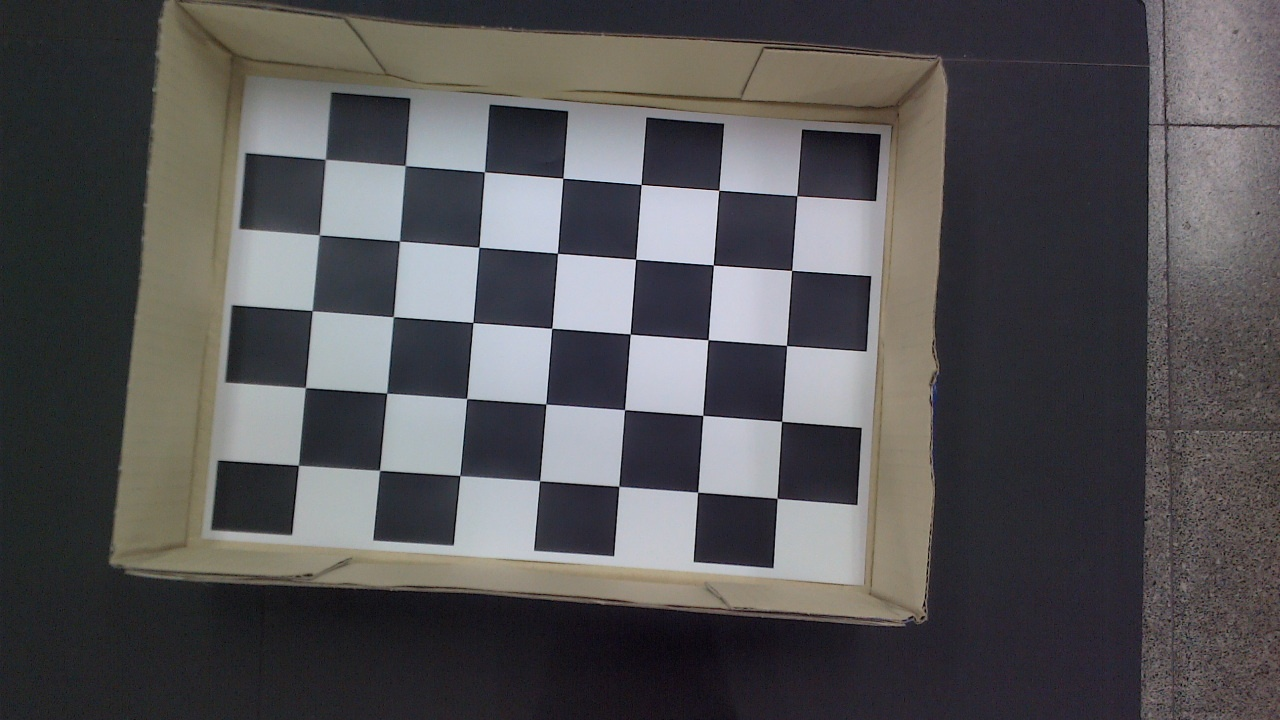
#> input picture calib/1.jpg, 1280 x 720 px; its folder holds only this picture in this run
$ python calib.py
#> lines starting #> are read from the running program, lines starting #| are printed output that depends on the picture; after the words box and inside, x2 and y2 are one past the last pixel; in counts of white or black regions, pixels touching at a corner belong together
import numpy as np
import cv2 as cv
import glob
# termination criteria
criteria = (cv.TERM_CRITERIA_EPS + cv.TERM_CRITERIA_MAX_ITER, 30, 0.001)
# prepare object points, like (0,0,0), (1,0,0), (2,0,0) ....,(6,5,0)
objp = np.zeros((5*7,3), np.float32)
objp[:,:2] = np.mgrid[0:7,0:5].T.reshape(-1,2)
# Arrays to store object points and image points from all the images.
objpoints = [] # 3d point in real world space
imgpoints = [] # 2d points in image plane.
images = glob.glob('*.jpg')
for fname in images:
    img = cv.imread(fname)
#> img is the input picture: shape (720, 1280, 3); mean B, G, R 84.8, 83.1, 84.6
    gray = cv.cvtColor(img, cv.COLOR_BGR2GRAY)
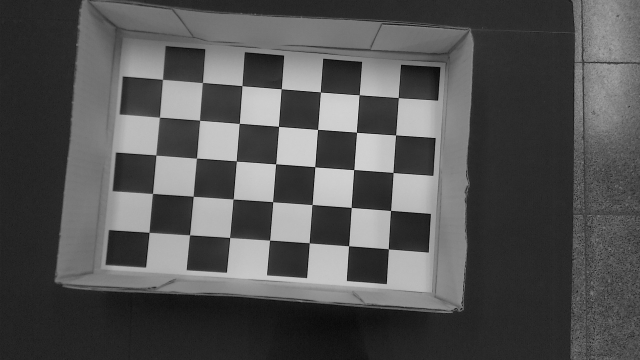
#> gray: shape (720, 1280) (shown at 1/2 size); min 0, max 228, mean 83.7
    # Find the chess board corners
    ret, corners = cv.findChessboardCorners(gray, (7,5), None)
#> ret = True; corners = 35 rows, first 8: [324.4, 159.5], [404.8, 164.9], [484.1, 172.4], [562.9, 178.2], [641.2, 184.5], [718.9, 190.3], [796.7, 195.9], [320.5, 235.3]
    # If found, add object points, image points (after refining them)
    if ret == True:
        objpoints.append(objp)
        corners2 = cv.cornerSubPix(gray,corners, (11,11), (-1,-1), criteria)
#> corners2 = 35 rows, first 8: [325.4, 159.3], [405.1, 165.5], [484.5, 171.8], [562.8, 178.2], [641.2, 184.5], [718.7, 190.2], [796.8, 195.6], [319.3, 234.9]
        imgpoints.append(corners)
        # Draw and display the corners
        cv.drawChessboardCorners(img, (7,5), corners2, ret)
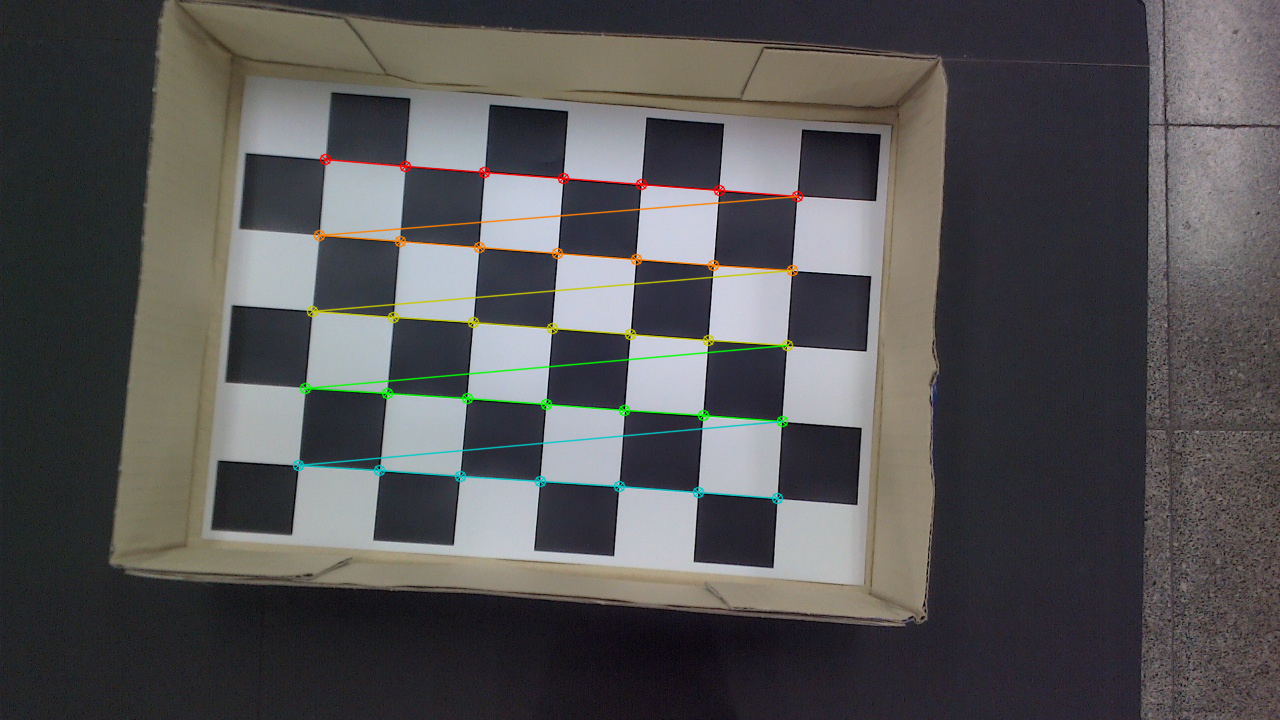
#> img: shape (720, 1280, 3); 1.71% of pixels changed, all inside (x1, y1, x2, y2) = (292, 153, 804, 505)
        cv.imshow('img', img)
        cv.waitKey(500)
cv.destroyAllWindows()

ret, mtx, dist, rvecs, tvecs = cv.calibrateCamera(objpoints, imgpoints, gray.shape[::-1], None, None)
#> ret = 0.185; mtx = [[3944.5, 0, 665.5], [0, 3843.6, 327.1], [0, 0, 1]]; dist = [[2.89, -72.66, 0.00949, 0.017, -2214.4]]; rvecs = ([-0.16, -0.0431, 0.0727],); tvecs = ([-4.3, -2.18, 50.54],)
for fname in images:
    img = cv.imread(fname)
    gray = cv.cvtColor(img, cv.COLOR_BGR2GRAY)
    h,  w = img.shape[:2]
    newcameramtx, roi = cv.getOptimalNewCameraMatrix(mtx, dist, (w,h), 1, (w,h))
#> newcameramtx = [[2230.7, 0, 878.2], [0, 2882.1, 416.4], [0, 0, 1]]; roi = (502, 176, 722, 527)
    dst = cv.undistort(img, mtx, dist, None, newcameramtx)
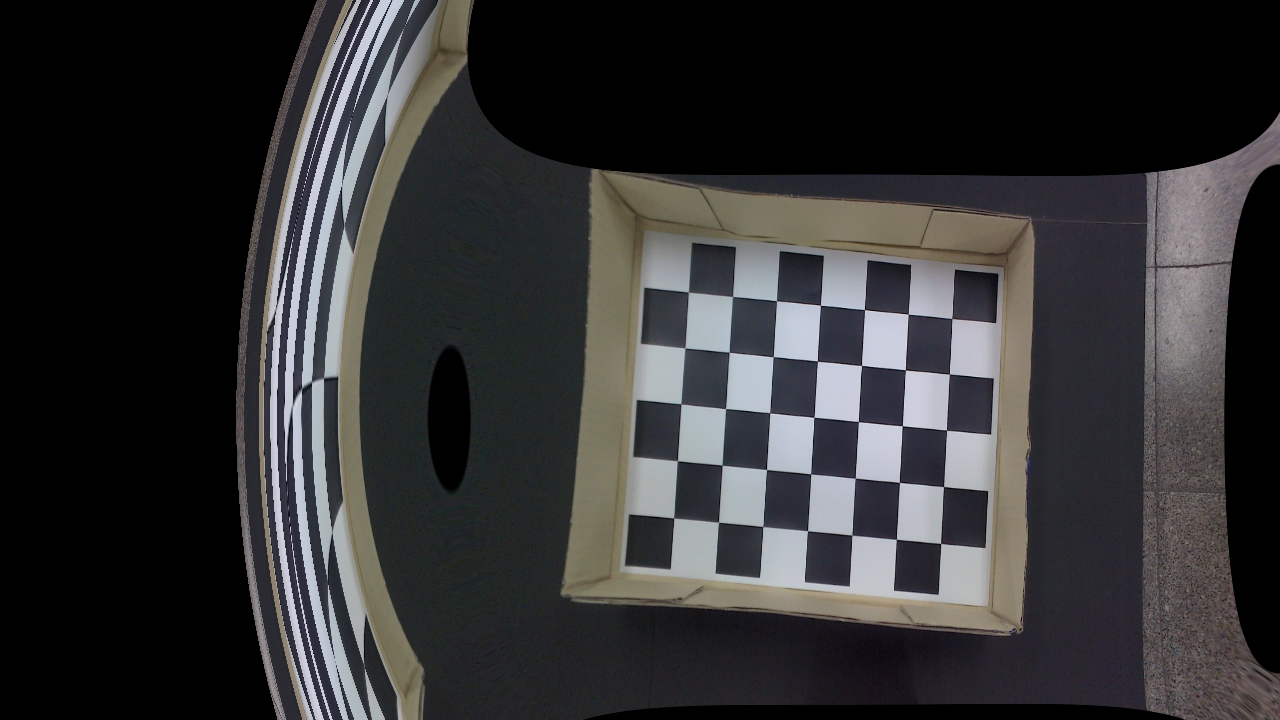
#> dst: shape (720, 1280, 3); mean B, G, R 51.1, 50.2, 50.6
    cv.imshow('dst', dst)
    cv.waitKey(0)

np.savetxt('mtx.numpy', mtx, fmt='%f')
np.savetxt('dist.numpy', dist, fmt='%f')


cv.destroyAllWindows()

$ run again, on calib/13.jpg
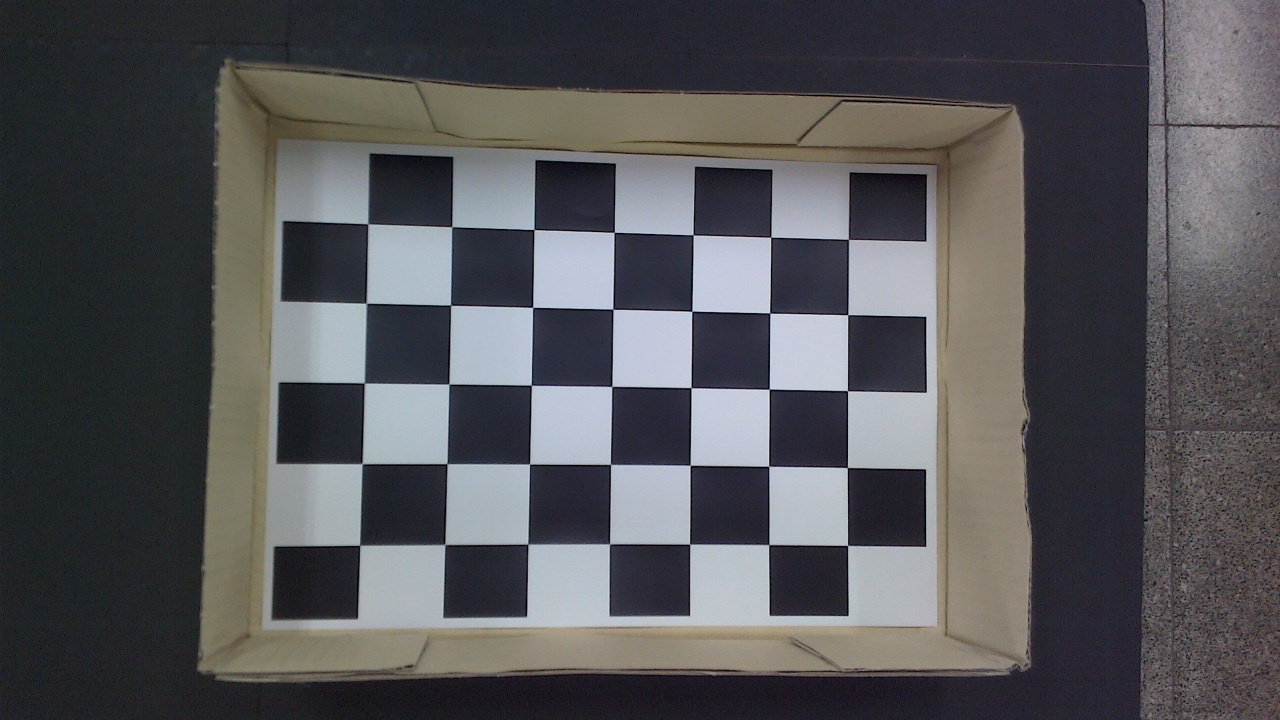
#> input picture calib/13.jpg, 1280 x 720 px
#> img is the input picture: shape (720, 1280, 3); mean B, G, R 86.9, 84.1, 84.2
#> `ret, corners = cv.findChessboardCorners(gray, (7,5), None)`: ret = True; corners = 35 rows, first 8: [847.4, 545.4], [768.8, 544.6], [689.6, 544.3], [610.1, 543.9], [527.6, 544.3], [444.7, 544.3], [359.5, 545.6], [847.4, 467.5]
#> corners2 = 35 rows, first 8: [847.6, 545.4], [768.7, 544.6], [689.6, 544.2], [609.5, 543.9], [527.9, 544.1], [444.8, 544.5], [359.7, 545.3], [847.3, 467.5]
#> `cv.drawChessboardCorners(img, (7,5), corners2, ret)`:
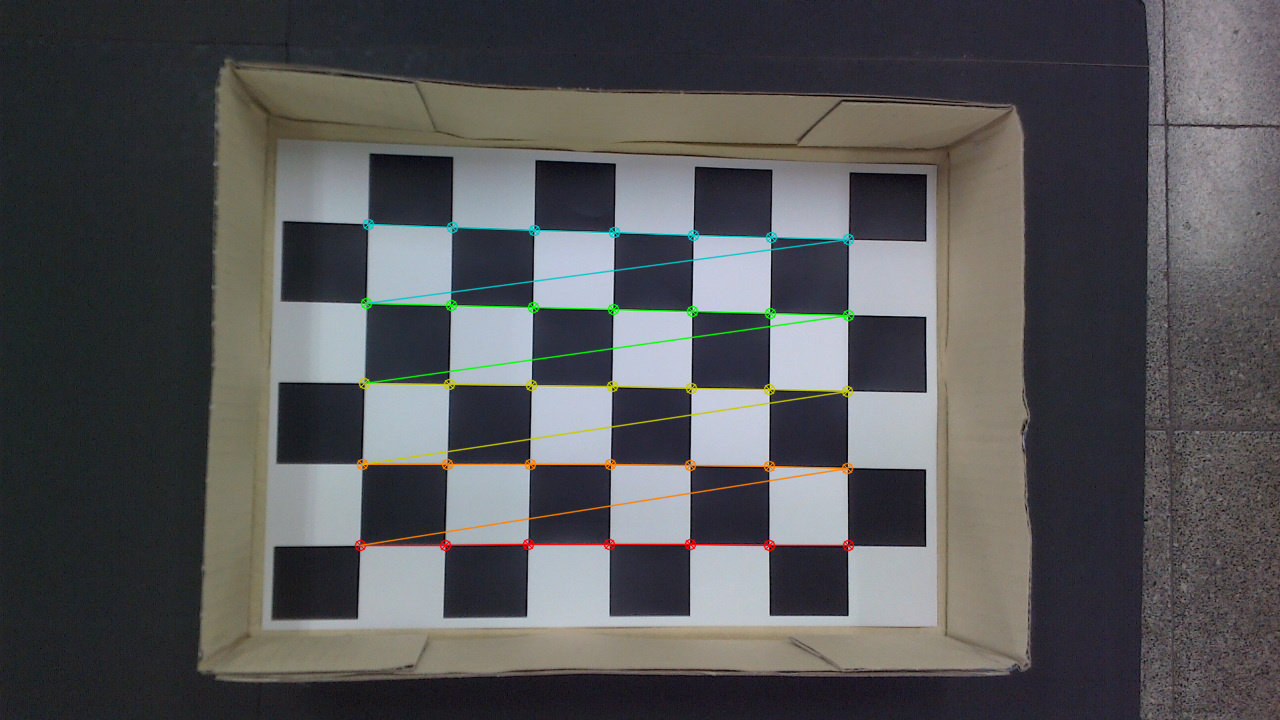
#> img: shape (720, 1280, 3); 1.72% of pixels changed, all inside (x1, y1, x2, y2) = (354, 218, 855, 552)
#> `ret, mtx, dist, rvecs, tvecs = cv.calibrateCamera(objpoints, imgpoints..`: ret = 0.141; mtx = [[2067, 0, 675.2], [0, 1964.3, 317.1], [0, 0, 1]]; dist = [[1.06, -21.6, 0.00206, 0.0233, 247.3]]; rvecs = ([0.351, -0.0804, -3.1],); tvecs = ([2.12, 2.97, 26],)
#> newcameramtx = [[2238.7, 0, 672.9], [0, 2003.9, 318.6], [0, 0, 1]]; roi = (108, 45, 1120, 586)
#> `dst = cv.undistort(img, mtx, dist, None, newcameramtx)`:
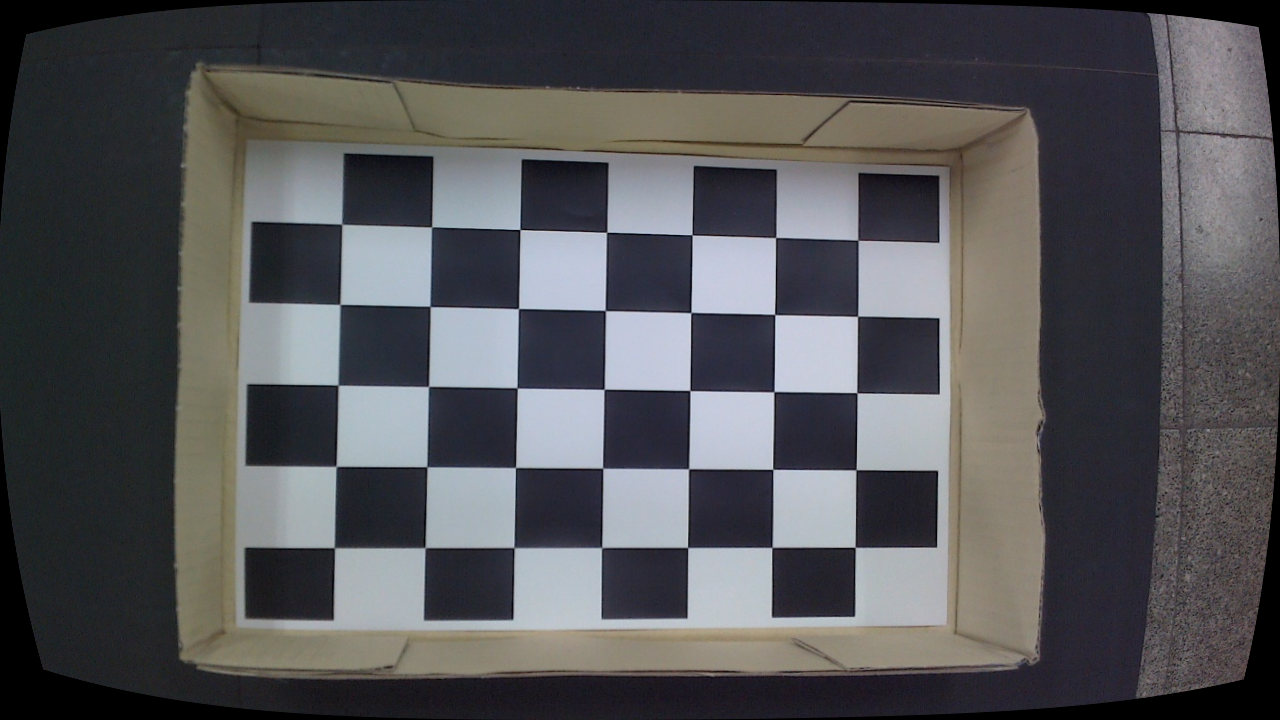
#> dst: shape (720, 1280, 3); mean B, G, R 86.3, 83.5, 83.5

$ run again, on calib/14.jpg
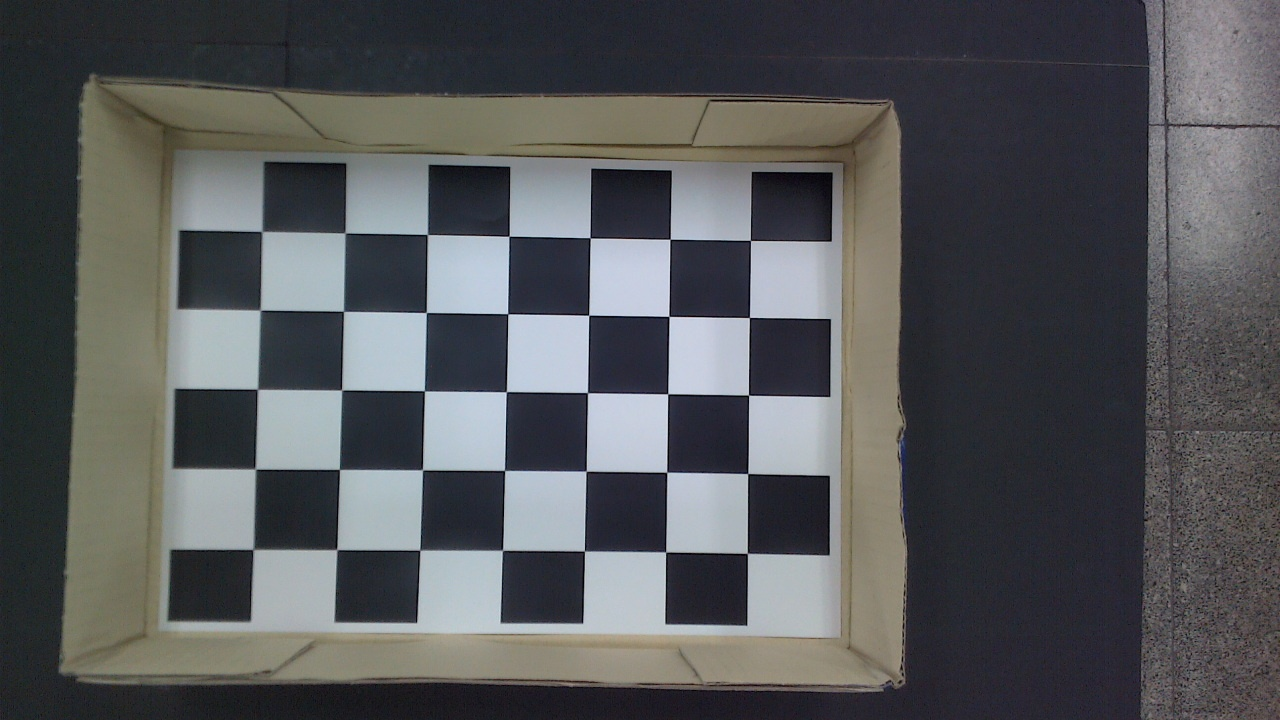
#> input picture calib/14.jpg, 1280 x 720 px
#> img is the input picture: shape (720, 1280, 3); mean B, G, R 89, 86.9, 85.3
#> `ret, corners = cv.findChessboardCorners(gray, (7,5), None)`: ret = True; corners = 35 rows, first 8: [260.8, 232.4], [345.9, 233.2], [426.7, 234.6], [509, 236.2], [590.1, 237.9], [670.1, 239.2], [750.4, 240.5], [261, 310.4]
#> corners2 = 35 rows, first 8: [261.9, 231.4], [344.9, 232.9], [427.4, 234.5], [509, 236.3], [590.1, 237.8], [670.1, 239.3], [750.4, 240.4], [260.1, 310.1]
#> `cv.drawChessboardCorners(img, (7,5), corners2, ret)`:
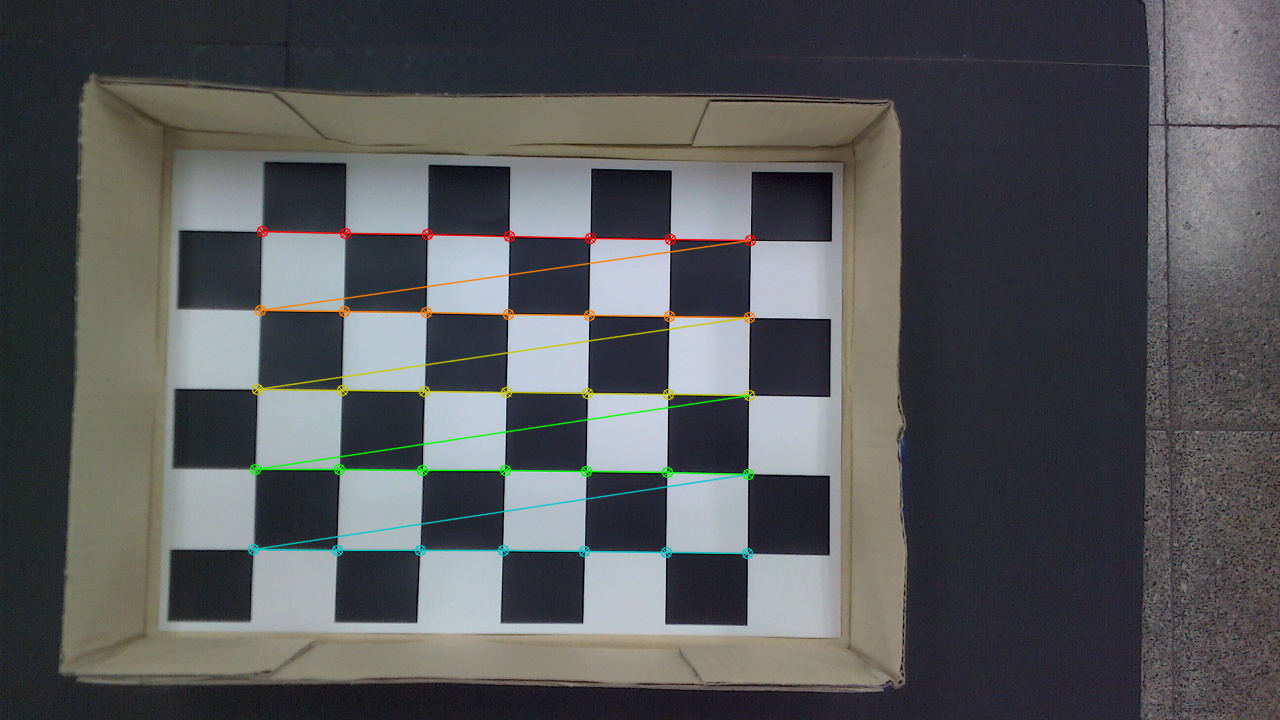
#> img: shape (720, 1280, 3); 1.75% of pixels changed, all inside (x1, y1, x2, y2) = (247, 225, 757, 560)
#> `ret, mtx, dist, rvecs, tvecs = cv.calibrateCamera(objpoints, imgpoints..`: ret = 0.188; mtx = [[2210.1, 0, 627.1], [0, 2132.3, 339.1], [0, 0, 1]]; dist = [[1.01, -16.24, 0.0119, -0.000868, 61.01]]; rvecs = ([-0.0415, -0.031, 0.0156],); tvecs = ([-4.46, -1.37, 27.43],)
#> newcameramtx = [[2190.3, 0, 625.7], [0, 2117.6, 343.3], [0, 0, 1]]; roi = (10, 10, 1259, 701)
#> `dst = cv.undistort(img, mtx, dist, None, newcameramtx)`:
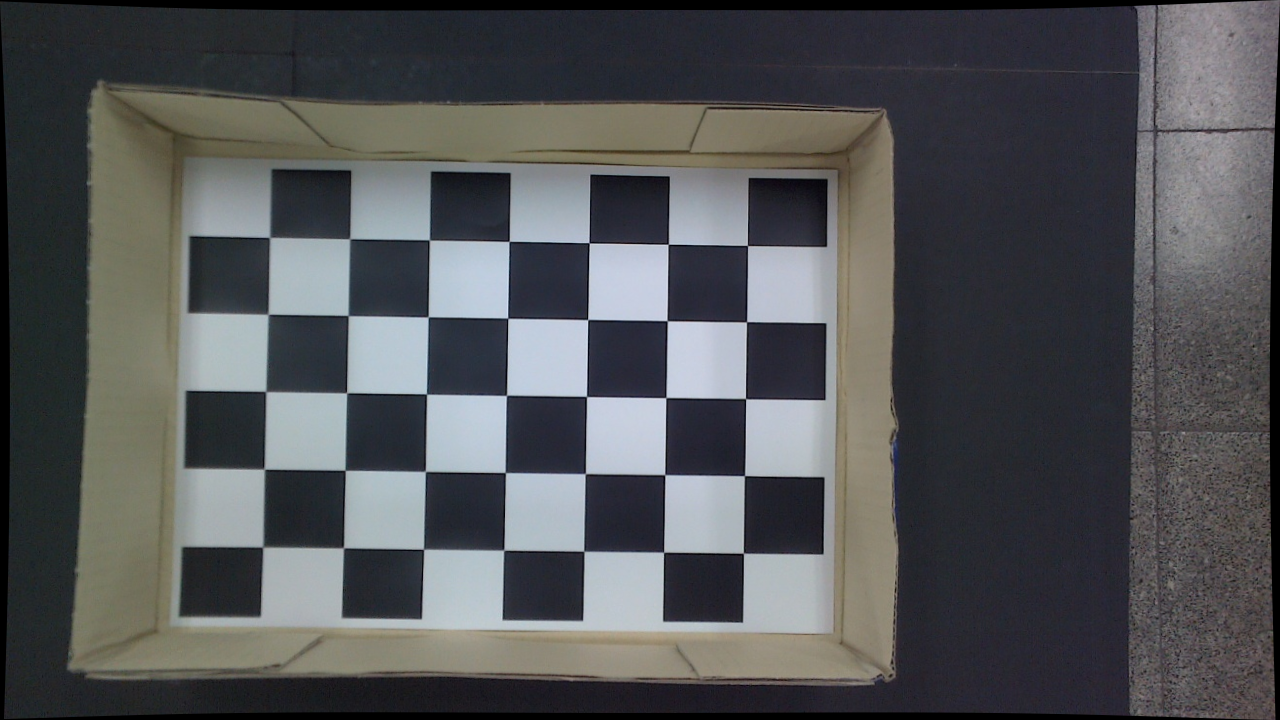
#> dst: shape (720, 1280, 3); mean B, G, R 86, 84, 82.5
